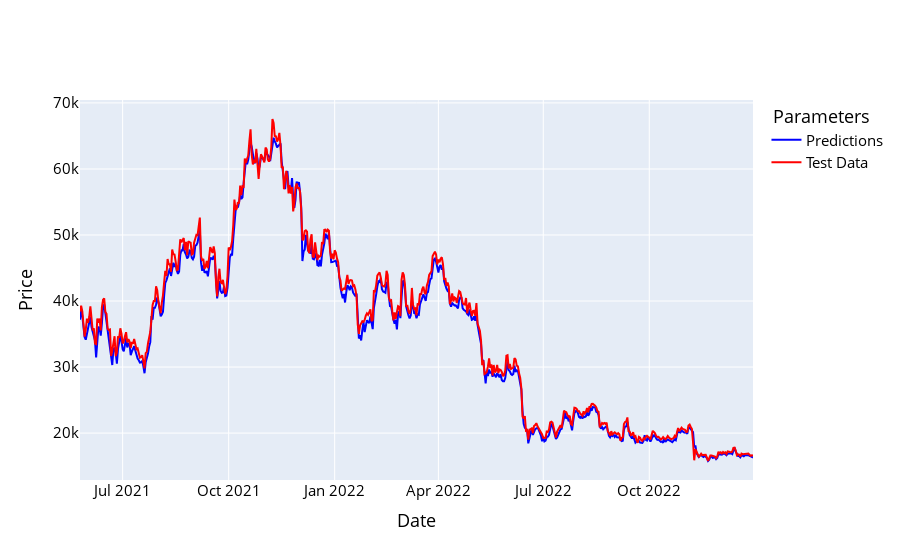

Notebook code cell kept with this figure:
### Code cell
names = cycle(['Predictions', 'Test Data'])

fig = go.Figure()
fig.add_trace(go.Scatter(x=y_test_df.index, y=y_pred_df['Adj Close'], name='Predictions',
                         line=dict(width=2, color='blue')))
fig.add_trace(go.Scatter(x=y_test_df.index, y=y_test_df['Adj Close'], name='Test Data',
                         line=dict(width=2, color='red')))
fig.update_layout(xaxis_title='Date', yaxis_title='Price',
                  font_size=15, font_color='black', legend_title_text=' Parameters')
fig.show()

### Figure 1 — Plotly figure (JSON) as saved in the notebook; plotly's stock layout.template omitted (floating-point values rounded to 4 significant figures; data arrays with more than 128 entries replaced by an {"elided": "..."} marker saying what was removed)
{"data": [{"line": {"color": "blue", "width": 2}, "name": "Predictions", "type": "scatter", "x": {"elided": "585 str values"}, "y": {"elided": "585 float values"}}, {"line": {"color": "red", "width": 2}, "name": "Test Data", "type": "scatter", "x": {"elided": "585 str values"}, "y": {"elided": "585 float values"}}], "layout": {"font": {"color": "black", "size": 15}, "legend": {"title": {"text": " Parameters"}}, "xaxis": {"title": {"text": "Date"}}, "yaxis": {"title": {"text": "Price"}}}}
